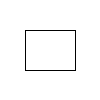
Frame 1 (no input)
Frame 60 (the mouse pressed at the canvas centre just before this capture): identical to frame 1, image omitted
Frame 120 (the mouse held since frame 60 and released just before this capture): identical to frame 1, image omitted

The Processing sketch that drew this single still picture (run headless with seeded random() and noise(); from frame 60 on, the mouse is pressed at the canvas centre):

// Processing sketch: InertialRotateSimple
// ── InertialRotateSimple.pde
/**
 * Simple study of inertial rotation
 * for single touch
 *
 * @author Michael Kipp
 */

float x = 50;
float y = 50;
float angle = 0;
float angSpeed = 0;
float mx = 0;
float my = 0;
PVector perp = new PVector();

void setup() {
}

void draw() {
  background(255);

  // set vector perp to center
  perp.set(mouseX - x, mouseY - y );
  perp.rotate(PI/2);

  // draw box
  translate(x, y);
  rotate(angle);
  noFill();
  rectMode(CENTER);
  stroke(0);
  rect(0, 0, 50, 40);
  angle += angSpeed;
  if (angSpeed > 0.01 ) {
    angSpeed -= .0001;
  } else if (angSpeed < -0.01) {
    angSpeed += .0001;
  } else {
    angSpeed = 0;
  }
  //angle += .01;
}

float signum(float f) {
  if (f > 0) 
    return 1;
  if (f < 0) 
    return -1;
  return 0;
}

void mousePressed() {
  mx = mouseX;
  my = mouseY;
}

void mouseReleased() {
  float dx = mouseX - mx;
  float dy = mouseY - my;
  PVector traj = new PVector(dx, dy);
  println("traj = " + traj);
  println("len = " + traj.mag());

  // project on perp
  float a = traj.dot(perp) * perp.mag();
  println("a = " + signum(a));

  angSpeed = signum(a) * traj.mag()/1000;
}
